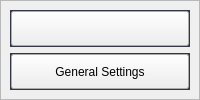
         <widget class="QWidget" name="settingsPage">
          <layout class="QHBoxLayout" name="horizontalLayout_8">
           <property name="spacing">
            <number>0</number>
           </property>
           <property name="leftMargin">
            <number>0</number>
           </property>
           <property name="topMargin">
            <number>0</number>
           </property>
           <property name="rightMargin">
            <number>0</number>
           </property>
           <property name="bottomMargin">
            <number>0</number>
           </property>
           <item>
            <widget class="QFrame" name="settingsPageFrame">
             <property name="styleSheet">
              <string notr="true"/>
             </property>
             <property name="frameShape">
              <enum>QFrame::StyledPanel</enum>
             </property>
             <property name="frameShadow">
              <enum>QFrame::Raised</enum>
             </property>
             <layout class="QVBoxLayout" name="verticalLayout_5">
              <item>
               <widget class="QFrame" name="settingsPageControllerSettingsFrame">
                <property name="styleSheet">
                 <string notr="true">QFrame{
	background-color: #44475A;
}
</string>
                </property>
                <property name="frameShape">
                 <enum>QFrame::StyledPanel</enum>
                </property>
                <property name="frameShadow">
                 <enum>QFrame::Raised</enum>
                </property>
                <layout class="QHBoxLayout" name="horizontalLayout_19">
                 <property name="spacing">
                  <number>0</number>
                 </property>
                 <property name="leftMargin">
                  <number>0</number>
                 </property>
                 <property name="topMargin">
                  <number>0</number>
                 </property>
                 <property name="rightMargin">
                  <number>0</number>
                 </property>
                 <property name="bottomMargin">
                  <number>0</number>
                 </property>
                 <item>
                  <widget class="QPushButton" name="controllerSettingsButton">
                   <property name="sizePolicy">
                    <sizepolicy hsizetype="Minimum" vsizetype="Expanding">
                     <horstretch>0</horstretch>
                     <verstretch>0</verstretch>
                    </sizepolicy>
                   </property>
                   <property name="styleSheet">
                    <string notr="true">QPushButton{
	image: url(:/controllerImage/Xbox Series Button Icons and Controls/Xbox Series Button Icons and Controls/Control Screen/Solid/Control Solid Inv 4k.png);
}
</string>
                   </property>
                   <property name="text">
                    <string/>
                   </property>
                  </widget>
                 </item>
                </layout>
               </widget>
              </item>
              <item>
               <widget class="QFrame" name="settingsPageGeneralSettingsFrame">
                <property name="styleSheet">
                 <string notr="true">QFrame{
	background-color: #44475A;
}
</string>
                </property>
                <property name="frameShape">
                 <enum>QFrame::StyledPanel</enum>
                </property>
                <property name="frameShadow">
                 <enum>QFrame::Raised</enum>
                </property>
                <layout class="QHBoxLayout" name="horizontalLayout_18">
                 <property name="spacing">
                  <number>0</number>
                 </property>
                 <property name="leftMargin">
                  <number>0</number>
                 </property>
                 <property name="topMargin">
                  <number>0</number>
                 </property>
                 <property name="rightMargin">
                  <number>0</number>
                 </property>
                 <property name="bottomMargin">
                  <number>0</number>
                 </property>
                 <item>
                  <widget class="QPushButton" name="generalSettingsButton">
                   <property name="sizePolicy">
                    <sizepolicy hsizetype="Minimum" vsizetype="Expanding">
                     <horstretch>0</horstretch>
                     <verstretch>0</verstretch>
                    </sizepolicy>
                   </property>
                   <property name="text">
                    <string>General Settings</string>
                   </property>
                  </widget>
                 </item>
                </layout>
               </widget>
              </item>
             </layout>
            </widget>
           </item>
          </layout>
         </widget>
